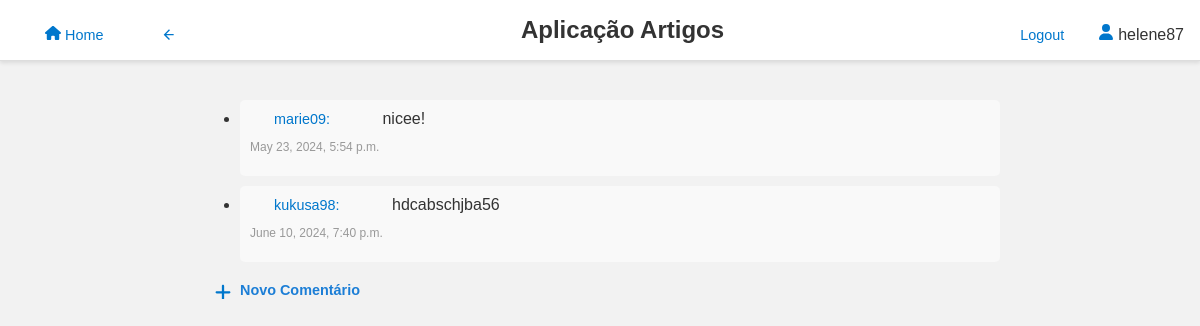
Screenshot of /artigos/comentarios/2/ (signed in) with the database file from the repository.
### artigos/models.py (models this page shows, shortened)
class Comentario(models.Model):
    user_comentario = models.ForeignKey(User, on_delete=models.CASCADE)
    artigo = models.ForeignKey(Artigo, on_delete=models.CASCADE,related_name='comentarios')
    texto = models.TextField()
    data_publicacao = models.DateTimeField(auto_now_add=True)

### artigos/views.py (the view)
# urls.py: path('comentarios/<int:artigo_id>/', views.comentarios_view, name='comentarios'),
def comentarios_view(request,artigo_id):
    comentarios=Artigo.objects.get(id=artigo_id).comentarios.all()
    artigoId=artigo_id
    contexto={'comentarios':comentarios,'artigo_id':artigoId}
    return render(request,"artigos/comentarios.html",contexto)

### artigos/templates/artigos/comentarios.html (shortened to what this page needs)
{% extends 'artigos/layout.html' %}
{% block additional_links %}
  <a href="{% url 'artigos:artigoDetails' artigo_id %}"><svg xmlns="http://www.w3.org/2000/svg" viewBox="0 -4 24 24" width="24" height="24">
        <path d="M19 11H7.83l5.59-5.59L12 4l-8 8 8 8 1.41-1.41L7.83 13H19v-2z"/>
    </svg></a>
{% endblock %}
{% block content %}
<div class="comment-list">
    <ul>
        {% for comentario in comentarios %}
        <li class="comment">
                <a href="{% url 'artigos:user' comentario.user_comentario.username %}" class="comment-author">{{ comentario.user_comentario.username }}:</a>
                <a href="{% url 'artigos:comentarioDetail' comentario.id %}" class="comment-text">{{ comentario.texto }}</a>
            <p class="comment-date">{{ comentario.data_publicacao }}</p>
        </li>
        {% endfor %}
    </ul>
    <div class="new-comment-link">
        <a href="{% url 'artigos:novo_comentario' artigo_id %}">
            <svg xmlns="http://www.w3.org/2000/svg" viewBox="0 0 448 440">
                <path d="M256 80c0-17.7-14.3-32-32-32s-32 14.3-32 32V224H48c-17.7 0-32 14.3-32 32s14.3 32 32 32H192V432c0 17.7 14.3 32 32 32s32-14.3 32-32V288H400c17.7 0 32-14.3 32-32s-14.3-32-32-32H256V80z"/>
            </svg>
            Novo Comentário
        </a>
    </div>
</div>
{% endblock %}

### artigos/templates/artigos/layout.html (shortened to what this page needs)
<html>
<head>
</head>
<body>
<header class="container">
       <div>
            <a href="{% url 'artigos:index' %}" class='Home'>
                Home</a>
              {% block additional_links %}
             {% endblock %}
    </div>
     <h1 id=titulo>Aplicação Artigos</h1>
        <div>
            {% if request.user.is_authenticated %}
                <a href="{% url 'autenticacao:logoutA' %}"class="logout-btn">Logout</a>
                <svg xmlns="http://www.w3.org/2000/svg" viewBox="0 0 448 512">
                    <path d="M224 256A128 128 0 1 0 224 0a128 128 0 1 0 0 256zm-45.7 48C79.8 304 0 383.8 0 482.3C0 498.7 13.3 512 29.7 512H418.3c16.4 0 29.7-13.3 29.7-29.7C448 383.8 368.2 304 269.7 304H178.3z"/>
                </svg>
                {{request.user.username}}
            {% endif %}
        </div>
</header>
<main>
    {% block content %}
    {% endblock %}
</main>
</body>
</html>

### rows the page displays
Comentario: user_comentario.username "marie09", texto "nicee!", data_publicacao "May 23, 2024, 5:54 p.m."
Comentario: user_comentario.username "kukusa98", texto "hdcabschjba56", data_publicacao "June 10, 2024, 7:40 p.m."

### other values shown
{{ request.user.username }} "helene87"
